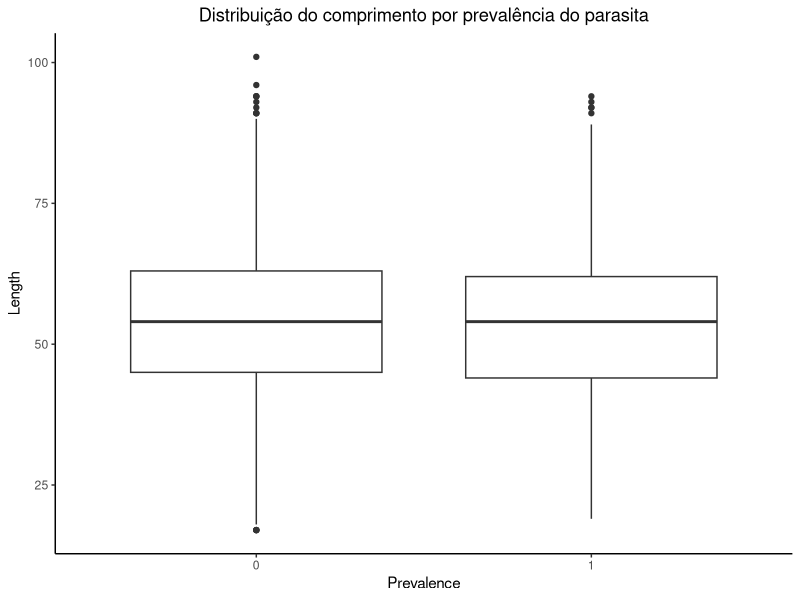
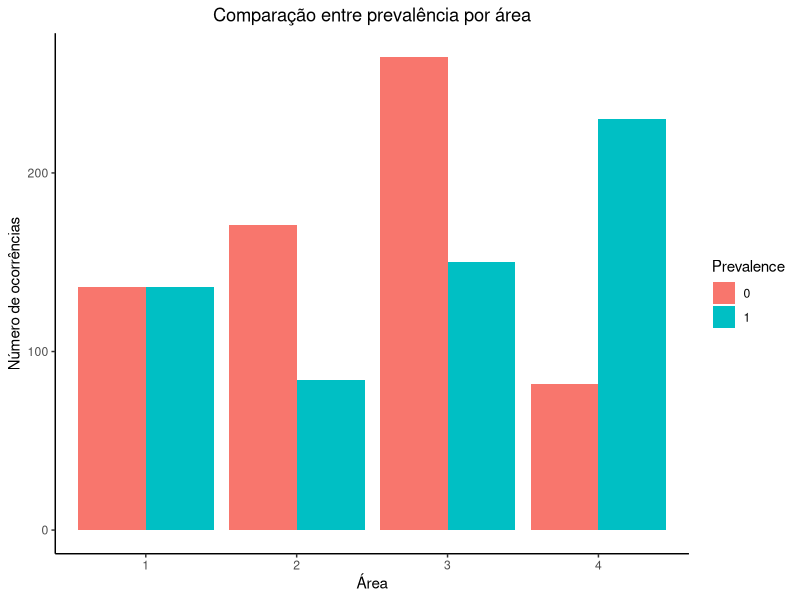
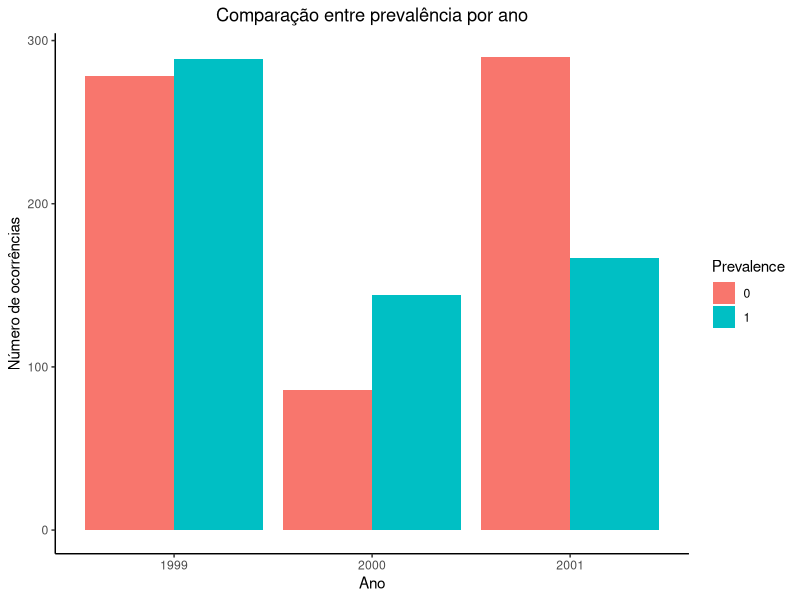
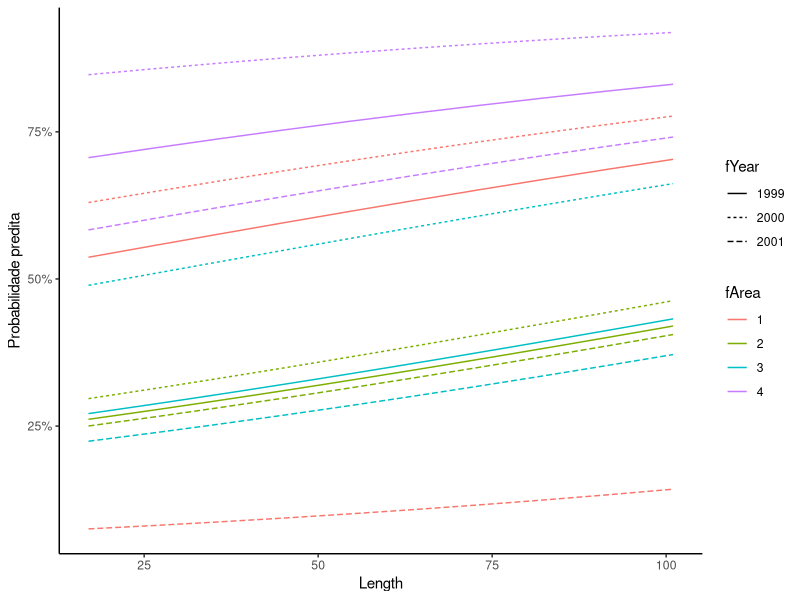

R code for these plots, in order:
## ---- chunk 1
knitr::opts_chunk$set(fig.align = "center", 
                      warning = FALSE, message = FALSE)
## ---- chunk 2
library(tidyverse)
library(ggplot2) 
library(knitr)
library(kableExtra)
## ---- chunk 3
ParasiteCod <- read.csv('ParasiteCod.txt', sep = '\t')
ParasiteCod$fArea <- factor(ParasiteCod$Area)  # prova
ParasiteCod$fYear <- factor(ParasiteCod$Year)
ParasiteCod$Prevalence <- factor(ParasiteCod$Prevalence)
## ---- chunk 4
ggplot(ParasiteCod) +
  geom_boxplot(aes(x = Prevalence, y = Length)) +
  theme_classic() +
  ggtitle('Distribuição do comprimento por prevalência do parasita') +
  theme(plot.title = element_text(hjust = 0.5))
## ---- chunk 5
ParasiteCod %>% 
  group_by(Prevalence, fArea) %>% 
  summarise(contagem = n()) %>% 
  ggplot(aes(x = fArea, y = contagem, fill = Prevalence)) +
  geom_col(position = "dodge") +
  theme_classic() + ylab('Número de ocorrências') + xlab('Área') +
  ggtitle('Comparação entre prevalência por área') +
    theme(plot.title = element_text(hjust = 0.5))
## ---- chunk 6
ParasiteCod %>% 
  group_by(Prevalence, fArea) %>% 
  summarise(contagem = n()) %>% 
  pivot_wider(id_cols = 'fArea', names_from = 'Prevalence', values_from = 'contagem') %>% 
  mutate(`Prevalence proportion` = (`1`/(`1`+`0`))) %>% 
  kable(row.names = F,
        caption = "Prevaência do parasita por área",
        booktabs = TRUE, linesep = "") %>%
  add_header_above(c(" ", "Prevaência" = 2, " ")) %>%
  kable_styling(latex_options = "HOLD_position")
## ---- chunk 7
ParasiteCod %>% 
  group_by(Prevalence, fYear) %>% 
  summarise(contagem = n()) %>% 
  ggplot(aes(x = fYear, y = contagem, fill = Prevalence)) +
  geom_col(position = "dodge") +
  theme_classic() + ylab('Número de ocorrências') + xlab('Ano') +
  ggtitle('Comparação entre prevalência por ano') +
    theme(plot.title = element_text(hjust = 0.5))
## ---- chunk 8
ParasiteCod %>% 
  group_by(Prevalence, fYear) %>% 
  summarise(contagem = n()) %>% 
  pivot_wider(id_cols = 'fYear', names_from = 'Prevalence', values_from = 'contagem') %>% 
  mutate(`Prevalence proportion` = (`1`/(`1`+`0`))) %>% 
  kable(row.names = F,
        caption = "Prevaência do parasita por Ano",
        booktabs = TRUE, linesep = "") %>%
  add_header_above(c(" ", "Prevaência" = 2, " ")) %>%
  kable_styling(latex_options = "HOLD_position")
## ---- chunk 9
ParasiteCod %>% 
  group_by(Prevalence, fArea, fYear) %>% 
  summarise(contagem = n()) %>% 
  pivot_wider(id_cols = c('fYear', 'fArea'), 
              names_from = 'Prevalence', values_from = 'contagem') %>% 
  mutate(`Prevalence proportion` = scales::percent(`1`/(`1`+`0`))) %>% 
  pivot_wider(id_cols = 'fArea',
              names_from = 'fYear', values_from = 'Prevalence proportion') %>% 
  kable(row.names = F,
        caption = "Prevaência do parasita por área e ano",
        booktabs = TRUE, linesep = "") %>%
  kable_styling(latex_options = "HOLD_position")
## ---- chunk 10
P12 <- glm(Prevalence ~  Length+fArea * fYear ,
           family = binomial, data = ParasiteCod)
summary(P12)
## ---- chunk 11
## calculando a probabilidade para chamar no texto abaixo
p <- exp(coef(P12)[1]+(coef(P12)[2]*mean(ParasiteCod$Length, na.rm = T)))
prob <- round((p/(1+p)),2)
## ---- chunk 12
## calculando a probabilidade para chamar no texto abaixo
p <- exp(coef(P12)[1]+(coef(P12)[2]*mean(ParasiteCod$Length, na.rm = T))+coef(P12)[3]+coef(P12)[6]+coef(P12)[8])
prob <- round((p/(1+p)),2)
## ---- chunk 13
X = expand.grid(Length=53.45,
                fArea = levels(ParasiteCod$fArea),
                fYear = levels(ParasiteCod$fYear))
probs = predict(P12, X, type = "response")
cbind(X, Probabilidade = probs) %>%
  kable(digits = 2,
        booktabs=TRUE, linesep="",
        caption = "Probabilidade calculada para cada nível de área e ano com Length fixo em 53,45.") %>%
  kable_styling(latex_options = "HOLD_position")
## ---- chunk 14
Xn = expand.grid(Length=with(ParasiteCod, seq(min(Length, na.rm = T),
                                              max(Length, na.rm = T),
                                              length.out = 10)),
                fArea = levels(ParasiteCod$fArea),
                fYear = levels(ParasiteCod$fYear))
Xn = cbind(Xn, prob = predict(P12, Xn, type="response"))
ggplot(Xn, aes(Length, prob, color=fArea, linetype=fYear)) +
  geom_line() +
  scale_y_continuous(labels = scales::percent) +
  labs(y="Probabilidade predita") +
  theme_classic()
## ---- chunk 15
library(lme4)
hdp <- read.csv("dados/hdp.txt")
hdp <- within(hdp, {
  Married <- factor(Married, levels = 0:1, labels = c("no", "yes"))
  DID <- factor(DID) 
  HID <- factor(HID)
})
model <- glmer(remission ~ 1 + CancerStage + (1 + CancerStage | DID), data = hdp, 
           family = 'binomial', control = glmerControl(optimizer = 'bobyqa'))
#BOBYQA:Bound Optimization by Quadratic Approximation
# summary(model)
## ---- chunk 16
efeitos_fixos <- lme4::fixef(model) %>%
  enframe("Termo", "Estimativa")
  
efeitos_fixos[1,1] <- "Intercepto"
kable(efeitos_fixos, digits = 4L,
      caption="Estimativas dos efeitos fixos.",
      booktabs=TRUE, linesep="") %>%
  kable_styling(latex_options = "HOLD_position")
## ---- chunk 17
estagio_cancer = expand_grid(CancerStage = sort(unique(hdp$CancerStage)))
prob_rem = predict(model, estagio_cancer, re.form=NA, type="response")
cbind(estagio_cancer, prob_rem) %>%
  kable(digits=4, col.names = c("Estágio do câncer", "Probabilidade de Remissão"),
        caption = "Probabilidade de remissão por estãgio do câncer estimadas.",
        booktabs=TRUE, linesep="") %>%
  kable_styling(latex_options = "HOLD_position")
